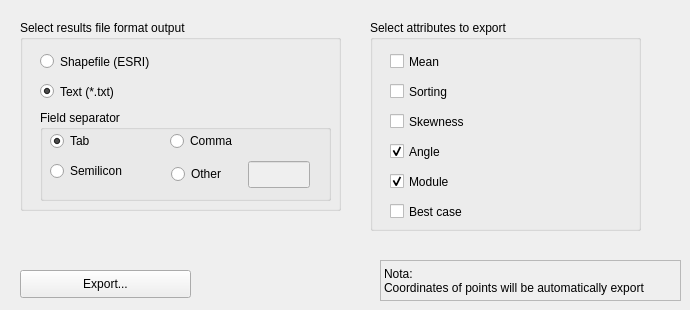
   <widget class="QWidget" name="tab_5">
    <attribute name="title">
     <string>Ouputs</string>
    </attribute>
    <widget class="QGroupBox" name="groupBox_3">
     <property name="geometry">
      <rect>
       <x>20</x>
       <y>20</y>
       <width>321</width>
       <height>191</height>
      </rect>
     </property>
     <property name="title">
      <string>Select results file format output</string>
     </property>
     <widget class="QRadioButton" name="radioShapefile">
      <property name="geometry">
       <rect>
        <x>20</x>
        <y>30</y>
        <width>131</width>
        <height>23</height>
       </rect>
      </property>
      <property name="text">
       <string>Shapefile (ESRI)</string>
      </property>
     </widget>
     <widget class="QRadioButton" name="radioTextFile">
      <property name="geometry">
       <rect>
        <x>20</x>
        <y>60</y>
        <width>108</width>
        <height>23</height>
       </rect>
      </property>
      <property name="text">
       <string>Text (*.txt)</string>
      </property>
      <property name="checked">
       <bool>true</bool>
      </property>
     </widget>
    </widget>
    <widget class="QGroupBox" name="groupBox_5">
     <property name="geometry">
      <rect>
       <x>370</x>
       <y>20</y>
       <width>271</width>
       <height>211</height>
      </rect>
     </property>
     <property name="title">
      <string>Select attributes to export</string>
     </property>
     <widget class="QCheckBox" name="checkAttributeMean">
      <property name="geometry">
       <rect>
        <x>20</x>
        <y>30</y>
        <width>93</width>
        <height>23</height>
       </rect>
      </property>
      <property name="text">
       <string>Mean</string>
      </property>
      <property name="checked">
       <bool>false</bool>
      </property>
     </widget>
     <widget class="QCheckBox" name="checkAttributeSorting">
      <property name="geometry">
       <rect>
        <x>20</x>
        <y>60</y>
        <width>93</width>
        <height>23</height>
       </rect>
      </property>
      <property name="text">
       <string>Sorting</string>
      </property>
      <property name="checked">
       <bool>false</bool>
      </property>
     </widget>
     <widget class="QCheckBox" name="checkAttributeAngle">
      <property name="geometry">
       <rect>
        <x>20</x>
        <y>120</y>
        <width>93</width>
        <height>23</height>
       </rect>
      </property>
      <property name="text">
       <string>Angle</string>
      </property>
      <property name="checked">
       <bool>true</bool>
      </property>
     </widget>
     <widget class="QCheckBox" name="checkAttributeModule">
      <property name="geometry">
       <rect>
        <x>20</x>
        <y>150</y>
        <width>93</width>
        <height>23</height>
       </rect>
      </property>
      <property name="text">
       <string>Module</string>
      </property>
      <property name="checked">
       <bool>true</bool>
      </property>
     </widget>
     <widget class="QCheckBox" name="checkAttributeBestcase">
      <property name="geometry">
       <rect>
        <x>20</x>
        <y>180</y>
        <width>93</width>
        <height>23</height>
       </rect>
      </property>
      <property name="text">
       <string>Best case</string>
      </property>
     </widget>
     <widget class="QCheckBox" name="checkAttributeSkewness">
      <property name="geometry">
       <rect>
        <x>20</x>
        <y>90</y>
        <width>101</width>
        <height>23</height>
       </rect>
      </property>
      <property name="text">
       <string>Skewness</string>
      </property>
      <property name="checked">
       <bool>false</bool>
      </property>
     </widget>
    </widget>
    <widget class="QLabel" name="label_39">
     <property name="geometry">
      <rect>
       <x>380</x>
       <y>260</y>
       <width>301</width>
       <height>41</height>
      </rect>
     </property>
     <property name="styleSheet">
      <string notr="true">font: 10pt &quot;Arial&quot;;</string>
     </property>
     <property name="frameShape">
      <enum>QFrame::StyledPanel</enum>
     </property>
     <property name="text">
      <string>Nota:
Coordinates of points will be automatically export</string>
     </property>
    </widget>
    <widget class="QPushButton" name="buttonExportResults">
     <property name="geometry">
      <rect>
       <x>20</x>
       <y>270</y>
       <width>171</width>
       <height>28</height>
      </rect>
     </property>
     <property name="text">
      <string>Export...</string>
     </property>
    </widget>
    <widget class="QGroupBox" name="groupBox_7">
     <property name="geometry">
      <rect>
       <x>40</x>
       <y>110</y>
       <width>291</width>
       <height>91</height>
      </rect>
     </property>
     <property name="title">
      <string>Field separator</string>
     </property>
     <widget class="QRadioButton" name="radioSeparatorTab">
      <property name="geometry">
       <rect>
        <x>10</x>
        <y>20</y>
        <width>54</width>
        <height>22</height>
       </rect>
      </property>
      <property name="text">
       <string>Tab</string>
      </property>
      <property name="checked">
       <bool>true</bool>
      </property>
     </widget>
     <widget class="QRadioButton" name="radioSeparatorComma">
      <property name="geometry">
       <rect>
        <x>130</x>
        <y>20</y>
        <width>81</width>
        <height>22</height>
       </rect>
      </property>
      <property name="text">
       <string>Comma</string>
      </property>
     </widget>
     <widget class="QRadioButton" name="radioSeparatorSemilicon">
      <property name="geometry">
       <rect>
        <x>10</x>
        <y>50</y>
        <width>95</width>
        <height>22</height>
       </rect>
      </property>
      <property name="text">
       <string>Semilicon</string>
      </property>
     </widget>
     <widget class="QRadioButton" name="radioSeparatorOther">
      <property name="geometry">
       <rect>
        <x>131</x>
        <y>53</y>
        <width>71</width>
        <height>22</height>
       </rect>
      </property>
      <property name="text">
       <string>Other</string>
      </property>
     </widget>
     <widget class="QLineEdit" name="lineSeparatorOther">
      <property name="enabled">
       <bool>false</bool>
      </property>
      <property name="geometry">
       <rect>
        <x>208</x>
        <y>51</y>
        <width>62</width>
        <height>27</height>
       </rect>
      </property>
     </widget>
    </widget>
   </widget>
